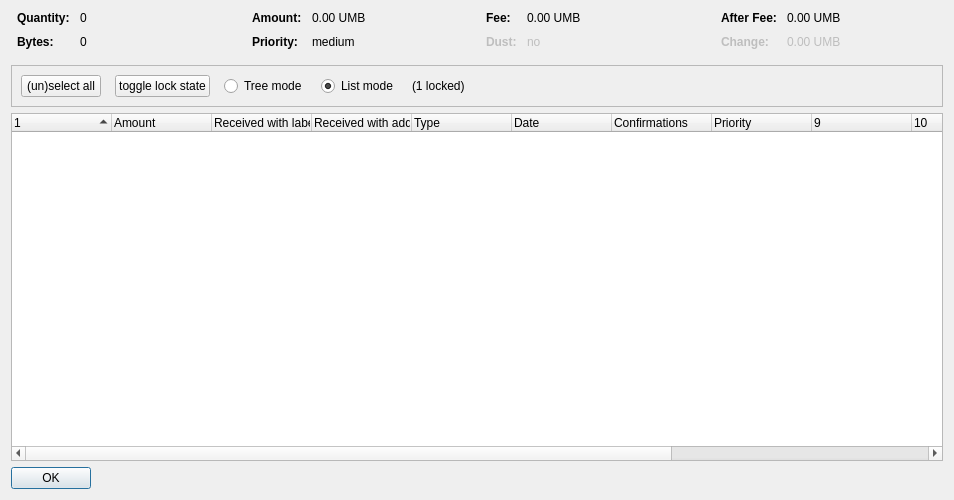
<?xml version="1.0" encoding="UTF-8"?>
<ui version="4.0">
 <class>CoinControlDialog</class>
 <widget class="QDialog" name="CoinControlDialog">
  <property name="geometry">
   <rect>
    <x>0</x>
    <y>0</y>
    <width>954</width>
    <height>500</height>
   </rect>
  </property>
  <property name="windowTitle">
   <string>Coin Selection</string>
  </property>
  <layout class="QVBoxLayout" name="verticalLayout">
   <item>
    <layout class="QHBoxLayout" name="horizontalLayoutTop" stretch="0,0,0,0">
     <property name="topMargin">
      <number>0</number>
     </property>
     <property name="bottomMargin">
      <number>10</number>
     </property>
     <item>
      <layout class="QFormLayout" name="formLayoutCoinControl1">
       <property name="horizontalSpacing">
        <number>10</number>
       </property>
       <property name="verticalSpacing">
        <number>10</number>
       </property>
       <property name="leftMargin">
        <number>6</number>
       </property>
       <property name="rightMargin">
        <number>6</number>
       </property>
       <item row="0" column="0">
        <widget class="QLabel" name="labelCoinControlQuantityText">
         <property name="font">
          <font>
           <weight>75</weight>
           <bold>true</bold>
          </font>
         </property>
         <property name="text">
          <string>Quantity:</string>
         </property>
        </widget>
       </item>
       <item row="0" column="1">
        <widget class="QLabel" name="labelCoinControlQuantity">
         <property name="cursor">
          <cursorShape>IBeamCursor</cursorShape>
         </property>
         <property name="contextMenuPolicy">
          <enum>Qt::ActionsContextMenu</enum>
         </property>
         <property name="text">
          <string notr="true">0</string>
         </property>
         <property name="textInteractionFlags">
          <set>Qt::LinksAccessibleByMouse|Qt::TextSelectableByKeyboard|Qt::TextSelectableByMouse</set>
         </property>
        </widget>
       </item>
       <item row="1" column="0">
        <widget class="QLabel" name="labelCoinControlBytesText">
         <property name="font">
          <font>
           <weight>75</weight>
           <bold>true</bold>
          </font>
         </property>
         <property name="text">
          <string>Bytes:</string>
         </property>
        </widget>
       </item>
       <item row="1" column="1">
        <widget class="QLabel" name="labelCoinControlBytes">
         <property name="cursor">
          <cursorShape>IBeamCursor</cursorShape>
         </property>
         <property name="contextMenuPolicy">
          <enum>Qt::ActionsContextMenu</enum>
         </property>
         <property name="text">
          <string notr="true">0</string>
         </property>
         <property name="textInteractionFlags">
          <set>Qt::LinksAccessibleByMouse|Qt::TextSelectableByKeyboard|Qt::TextSelectableByMouse</set>
         </property>
        </widget>
       </item>
      </layout>
     </item>
     <item>
      <layout class="QFormLayout" name="formLayoutCoinControl2">
       <property name="horizontalSpacing">
        <number>10</number>
       </property>
       <property name="verticalSpacing">
        <number>10</number>
       </property>
       <property name="leftMargin">
        <number>6</number>
       </property>
       <property name="rightMargin">
        <number>6</number>
       </property>
       <item row="0" column="0">
        <widget class="QLabel" name="labelCoinControlAmountText">
         <property name="font">
          <font>
           <weight>75</weight>
           <bold>true</bold>
          </font>
         </property>
         <property name="text">
          <string>Amount:</string>
         </property>
        </widget>
       </item>
       <item row="0" column="1">
        <widget class="QLabel" name="labelCoinControlAmount">
         <property name="cursor">
          <cursorShape>IBeamCursor</cursorShape>
         </property>
         <property name="contextMenuPolicy">
          <enum>Qt::ActionsContextMenu</enum>
         </property>
         <property name="text">
          <string notr="true">0.00 UMB</string>
         </property>
         <property name="textInteractionFlags">
          <set>Qt::LinksAccessibleByMouse|Qt::TextSelectableByKeyboard|Qt::TextSelectableByMouse</set>
         </property>
        </widget>
       </item>
       <item row="1" column="0">
        <widget class="QLabel" name="labelCoinControlPriorityText">
         <property name="font">
          <font>
           <weight>75</weight>
           <bold>true</bold>
          </font>
         </property>
         <property name="text">
          <string>Priority:</string>
         </property>
        </widget>
       </item>
       <item row="1" column="1">
        <widget class="QLabel" name="labelCoinControlPriority">
         <property name="cursor">
          <cursorShape>IBeamCursor</cursorShape>
         </property>
         <property name="contextMenuPolicy">
          <enum>Qt::ActionsContextMenu</enum>
         </property>
         <property name="text">
          <string>medium</string>
         </property>
         <property name="textInteractionFlags">
          <set>Qt::LinksAccessibleByMouse|Qt::TextSelectableByKeyboard|Qt::TextSelectableByMouse</set>
         </property>
        </widget>
       </item>
      </layout>
     </item>
     <item>
      <layout class="QFormLayout" name="formLayoutCoinControl3">
       <property name="horizontalSpacing">
        <number>10</number>
       </property>
       <property name="verticalSpacing">
        <number>10</number>
       </property>
       <property name="leftMargin">
        <number>6</number>
       </property>
       <property name="rightMargin">
        <number>6</number>
       </property>
       <item row="0" column="0">
        <widget class="QLabel" name="labelCoinControlFeeText">
         <property name="font">
          <font>
           <weight>75</weight>
           <bold>true</bold>
          </font>
         </property>
         <property name="text">
          <string>Fee:</string>
         </property>
        </widget>
       </item>
       <item row="0" column="1">
        <widget class="QLabel" name="labelCoinControlFee">
         <property name="cursor">
          <cursorShape>IBeamCursor</cursorShape>
         </property>
         <property name="contextMenuPolicy">
          <enum>Qt::ActionsContextMenu</enum>
         </property>
         <property name="text">
          <string notr="true">0.00 UMB</string>
         </property>
         <property name="textInteractionFlags">
          <set>Qt::LinksAccessibleByMouse|Qt::TextSelectableByKeyboard|Qt::TextSelectableByMouse</set>
         </property>
        </widget>
       </item>
       <item row="1" column="0">
        <widget class="QLabel" name="labelCoinControlLowOutputText">
         <property name="enabled">
          <bool>false</bool>
         </property>
         <property name="font">
          <font>
           <weight>75</weight>
           <bold>true</bold>
          </font>
         </property>
         <property name="text">
          <string>Dust:</string>
         </property>
        </widget>
       </item>
       <item row="1" column="1">
        <widget class="QLabel" name="labelCoinControlLowOutput">
         <property name="enabled">
          <bool>false</bool>
         </property>
         <property name="cursor">
          <cursorShape>IBeamCursor</cursorShape>
         </property>
         <property name="contextMenuPolicy">
          <enum>Qt::ActionsContextMenu</enum>
         </property>
         <property name="text">
          <string>no</string>
         </property>
         <property name="textInteractionFlags">
          <set>Qt::LinksAccessibleByMouse|Qt::TextSelectableByKeyboard|Qt::TextSelectableByMouse</set>
         </property>
        </widget>
       </item>
      </layout>
     </item>
     <item>
      <layout class="QFormLayout" name="formLayoutCoinControl4">
       <property name="horizontalSpacing">
        <number>10</number>
       </property>
       <property name="verticalSpacing">
        <number>10</number>
       </property>
       <property name="leftMargin">
        <number>6</number>
       </property>
       <property name="rightMargin">
        <number>6</number>
       </property>
       <item row="0" column="0">
        <widget class="QLabel" name="labelCoinControlAfterFeeText">
         <property name="font">
          <font>
           <weight>75</weight>
           <bold>true</bold>
          </font>
         </property>
         <property name="text">
          <string>After Fee:</string>
         </property>
        </widget>
       </item>
       <item row="0" column="1">
        <widget class="QLabel" name="labelCoinControlAfterFee">
         <property name="cursor">
          <cursorShape>IBeamCursor</cursorShape>
         </property>
         <property name="contextMenuPolicy">
          <enum>Qt::ActionsContextMenu</enum>
         </property>
         <property name="text">
          <string notr="true">0.00 UMB</string>
         </property>
         <property name="textInteractionFlags">
          <set>Qt::LinksAccessibleByMouse|Qt::TextSelectableByKeyboard|Qt::TextSelectableByMouse</set>
         </property>
        </widget>
       </item>
       <item row="1" column="0">
        <widget class="QLabel" name="labelCoinControlChangeText">
         <property name="enabled">
          <bool>false</bool>
         </property>
         <property name="font">
          <font>
           <weight>75</weight>
           <bold>true</bold>
          </font>
         </property>
         <property name="text">
          <string>Change:</string>
         </property>
        </widget>
       </item>
       <item row="1" column="1">
        <widget class="QLabel" name="labelCoinControlChange">
         <property name="enabled">
          <bool>false</bool>
         </property>
         <property name="cursor">
          <cursorShape>IBeamCursor</cursorShape>
         </property>
         <property name="contextMenuPolicy">
          <enum>Qt::ActionsContextMenu</enum>
         </property>
         <property name="text">
          <string notr="true">0.00 UMB</string>
         </property>
         <property name="textInteractionFlags">
          <set>Qt::LinksAccessibleByMouse|Qt::TextSelectableByKeyboard|Qt::TextSelectableByMouse</set>
         </property>
        </widget>
       </item>
      </layout>
     </item>
    </layout>
   </item>
   <item>
    <widget class="QFrame" name="frame">
     <property name="minimumSize">
      <size>
       <width>0</width>
       <height>40</height>
      </size>
     </property>
     <property name="frameShape">
      <enum>QFrame::StyledPanel</enum>
     </property>
     <property name="frameShadow">
      <enum>QFrame::Sunken</enum>
     </property>
     <layout class="QHBoxLayout" name="horizontalLayout">
      <item>
       <layout class="QHBoxLayout" name="horizontalLayoutPanel" stretch="0,0,0,0,0,0">
        <property name="spacing">
         <number>14</number>
        </property>
        <item>
         <widget class="QPushButton" name="pushButtonSelectAll">
          <property name="sizePolicy">
           <sizepolicy hsizetype="Maximum" vsizetype="Fixed">
            <horstretch>0</horstretch>
            <verstretch>0</verstretch>
           </sizepolicy>
          </property>
          <property name="text">
           <string>(un)select all</string>
          </property>
          <property name="autoDefault">
           <bool>false</bool>
          </property>
         </widget>
        </item>
        <item>
         <widget class="QPushButton" name="pushButtonToggleLock">
          <property name="sizePolicy">
           <sizepolicy hsizetype="Maximum" vsizetype="Fixed">
            <horstretch>0</horstretch>
            <verstretch>0</verstretch>
           </sizepolicy>
          </property>
          <property name="text">
           <string>toggle lock state</string>
          </property>
          <property name="autoDefault">
           <bool>false</bool>
          </property>
         </widget>
        </item>
        <item>
         <widget class="QRadioButton" name="radioTreeMode">
          <property name="sizePolicy">
           <sizepolicy hsizetype="Maximum" vsizetype="Fixed">
            <horstretch>0</horstretch>
            <verstretch>0</verstretch>
           </sizepolicy>
          </property>
          <property name="text">
           <string>Tree mode</string>
          </property>
         </widget>
        </item>
        <item>
         <widget class="QRadioButton" name="radioListMode">
          <property name="sizePolicy">
           <sizepolicy hsizetype="Maximum" vsizetype="Fixed">
            <horstretch>0</horstretch>
            <verstretch>0</verstretch>
           </sizepolicy>
          </property>
          <property name="text">
           <string>List mode</string>
          </property>
          <property name="checked">
           <bool>true</bool>
          </property>
         </widget>
        </item>
        <item>
         <widget class="QLabel" name="labelLocked">
          <property name="text">
           <string>(1 locked)</string>
          </property>
         </widget>
        </item>
        <item>
         <spacer name="horizontalSpacer">
          <property name="orientation">
           <enum>Qt::Horizontal</enum>
          </property>
          <property name="sizeHint" stdset="0">
           <size>
            <width>40</width>
            <height>20</height>
           </size>
          </property>
         </spacer>
        </item>
       </layout>
      </item>
     </layout>
    </widget>
   </item>
   <item>
    <widget class="CoinControlTreeWidget" name="treeWidget">
     <property name="contextMenuPolicy">
      <enum>Qt::CustomContextMenu</enum>
     </property>
     <property name="sortingEnabled">
      <bool>false</bool>
     </property>
     <property name="columnCount">
      <number>13</number>
     </property>
     <attribute name="headerShowSortIndicator" stdset="0">
      <bool>true</bool>
     </attribute>
     <attribute name="headerStretchLastSection">
      <bool>false</bool>
     </attribute>
     <column>
      <property name="text">
       <string/>
      </property>
     </column>
     <column>
      <property name="text">
       <string>Amount</string>
      </property>
     </column>
     <column>
      <property name="text">
       <string>Received with label</string>
      </property>
     </column>
     <column>
      <property name="text">
       <string>Received with address</string>
      </property>
     </column>
     <column>
      <property name="text">
	<string>Type</string>
      </property>
     </column>
     <column>
      <property name="text">	 
       <string>Date</string>
      </property>
     </column>
     <column>
      <property name="text">
       <string>Confirmations</string>
      </property>
      <property name="toolTip">
       <string>Confirmed</string>
      </property>
     </column>
     <column>
      <property name="text">
       <string>Priority</string>
      </property>
     </column>
     <column>
      <property name="text">
       <string/>
      </property>
     </column>
     <column>
      <property name="text">
       <string/>
      </property>
     </column>
     <column>
      <property name="text">
       <string/>
      </property>
     </column>
     <column>
      <property name="text">
       <string/>
      </property>
     </column>
     <column>
      <property name="text">
       <string/>
      </property>
     </column>
    </widget>
   </item>
   <item>
    <widget class="QDialogButtonBox" name="buttonBox">
     <property name="sizePolicy">
      <sizepolicy hsizetype="Maximum" vsizetype="Fixed">
       <horstretch>0</horstretch>
       <verstretch>0</verstretch>
      </sizepolicy>
     </property>
     <property name="orientation">
      <enum>Qt::Horizontal</enum>
     </property>
     <property name="standardButtons">
      <set>QDialogButtonBox::Ok</set>
     </property>
    </widget>
   </item>
  </layout>
 </widget>
 <customwidgets>
  <customwidget>
   <class>CoinControlTreeWidget</class>
   <extends>QTreeWidget</extends>
   <header>coincontroltreewidget.h</header>
  </customwidget>
 </customwidgets>
 <resources/>
 <connections/>
</ui>
